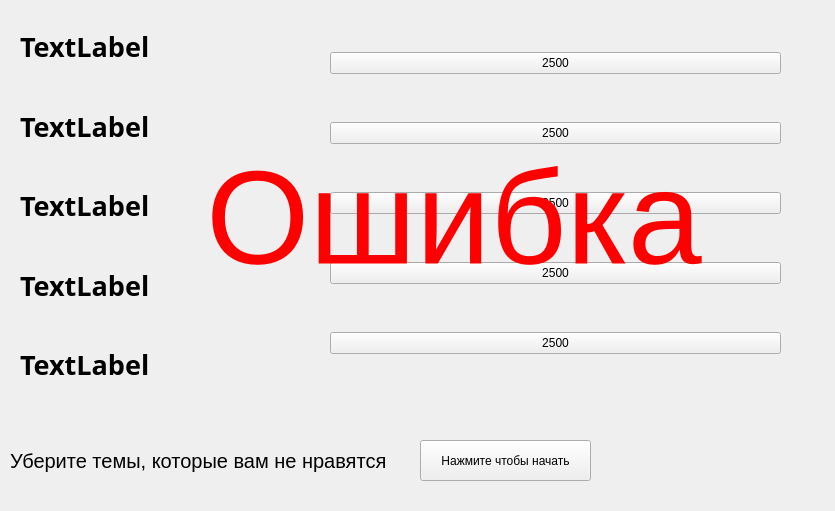
<?xml version="1.0" encoding="UTF-8"?>
<ui version="4.0">
 <class>rules_widget</class>
 <widget class="QWidget" name="rules_widget">
  <property name="geometry">
   <rect>
    <x>0</x>
    <y>0</y>
    <width>835</width>
    <height>511</height>
   </rect>
  </property>
  <property name="windowTitle">
   <string>Form</string>
  </property>
  <widget class="QWidget" name="verticalLayoutWidget">
   <property name="geometry">
    <rect>
     <x>20</x>
     <y>10</y>
     <width>291</width>
     <height>391</height>
    </rect>
   </property>
   <layout class="QVBoxLayout" name="verticalLayout">
    <item>
     <widget class="QLabel" name="theme1">
      <property name="palette">
       <palette>
        <active>
         <colorrole role="Text">
          <brush brushstyle="SolidPattern">
           <color alpha="255">
            <red>188</red>
            <green>170</green>
            <blue>96</blue>
           </color>
          </brush>
         </colorrole>
         <colorrole role="PlaceholderText">
          <brush brushstyle="NoBrush">
           <color alpha="128">
            <red>188</red>
            <green>170</green>
            <blue>96</blue>
           </color>
          </brush>
         </colorrole>
        </active>
        <inactive>
         <colorrole role="Text">
          <brush brushstyle="SolidPattern">
           <color alpha="255">
            <red>188</red>
            <green>170</green>
            <blue>96</blue>
           </color>
          </brush>
         </colorrole>
         <colorrole role="PlaceholderText">
          <brush brushstyle="NoBrush">
           <color alpha="128">
            <red>188</red>
            <green>170</green>
            <blue>96</blue>
           </color>
          </brush>
         </colorrole>
        </inactive>
        <disabled>
         <colorrole role="Text">
          <brush brushstyle="SolidPattern">
           <color alpha="255">
            <red>0</red>
            <green>4</green>
            <blue>75</blue>
           </color>
          </brush>
         </colorrole>
         <colorrole role="PlaceholderText">
          <brush brushstyle="NoBrush">
           <color alpha="128">
            <red>188</red>
            <green>170</green>
            <blue>96</blue>
           </color>
          </brush>
         </colorrole>
        </disabled>
       </palette>
      </property>
      <property name="font">
       <font>
        <family>Candara</family>
        <pointsize>20</pointsize>
        <weight>75</weight>
        <bold>true</bold>
       </font>
      </property>
      <property name="layoutDirection">
       <enum>Qt::LeftToRight</enum>
      </property>
      <property name="text">
       <string>TextLabel</string>
      </property>
      <property name="margin">
       <number>20</number>
      </property>
     </widget>
    </item>
    <item>
     <widget class="QLabel" name="theme2">
      <property name="palette">
       <palette>
        <active>
         <colorrole role="Text">
          <brush brushstyle="SolidPattern">
           <color alpha="255">
            <red>188</red>
            <green>170</green>
            <blue>96</blue>
           </color>
          </brush>
         </colorrole>
         <colorrole role="ButtonText">
          <brush brushstyle="SolidPattern">
           <color alpha="255">
            <red>188</red>
            <green>170</green>
            <blue>96</blue>
           </color>
          </brush>
         </colorrole>
         <colorrole role="PlaceholderText">
          <brush brushstyle="NoBrush">
           <color alpha="128">
            <red>188</red>
            <green>170</green>
            <blue>96</blue>
           </color>
          </brush>
         </colorrole>
        </active>
        <inactive>
         <colorrole role="Text">
          <brush brushstyle="SolidPattern">
           <color alpha="255">
            <red>188</red>
            <green>170</green>
            <blue>96</blue>
           </color>
          </brush>
         </colorrole>
         <colorrole role="ButtonText">
          <brush brushstyle="SolidPattern">
           <color alpha="255">
            <red>188</red>
            <green>170</green>
            <blue>96</blue>
           </color>
          </brush>
         </colorrole>
         <colorrole role="PlaceholderText">
          <brush brushstyle="NoBrush">
           <color alpha="128">
            <red>188</red>
            <green>170</green>
            <blue>96</blue>
           </color>
          </brush>
         </colorrole>
        </inactive>
        <disabled>
         <colorrole role="Text">
          <brush brushstyle="SolidPattern">
           <color alpha="255">
            <red>0</red>
            <green>4</green>
            <blue>75</blue>
           </color>
          </brush>
         </colorrole>
         <colorrole role="ButtonText">
          <brush brushstyle="SolidPattern">
           <color alpha="255">
            <red>0</red>
            <green>4</green>
            <blue>75</blue>
           </color>
          </brush>
         </colorrole>
         <colorrole role="PlaceholderText">
          <brush brushstyle="NoBrush">
           <color alpha="128">
            <red>188</red>
            <green>170</green>
            <blue>96</blue>
           </color>
          </brush>
         </colorrole>
        </disabled>
       </palette>
      </property>
      <property name="font">
       <font>
        <family>Candara</family>
        <pointsize>20</pointsize>
        <weight>75</weight>
        <bold>true</bold>
       </font>
      </property>
      <property name="text">
       <string>TextLabel</string>
      </property>
      <property name="margin">
       <number>20</number>
      </property>
     </widget>
    </item>
    <item>
     <widget class="QLabel" name="theme3">
      <property name="font">
       <font>
        <family>Candara</family>
        <pointsize>20</pointsize>
        <weight>75</weight>
        <bold>true</bold>
       </font>
      </property>
      <property name="text">
       <string>TextLabel</string>
      </property>
      <property name="margin">
       <number>20</number>
      </property>
     </widget>
    </item>
    <item>
     <widget class="QLabel" name="theme4">
      <property name="font">
       <font>
        <family>Candara</family>
        <pointsize>20</pointsize>
        <weight>75</weight>
        <bold>true</bold>
       </font>
      </property>
      <property name="text">
       <string>TextLabel</string>
      </property>
      <property name="margin">
       <number>20</number>
      </property>
     </widget>
    </item>
    <item>
     <widget class="QLabel" name="theme5">
      <property name="font">
       <font>
        <family>Candara</family>
        <pointsize>20</pointsize>
        <weight>75</weight>
        <bold>true</bold>
       </font>
      </property>
      <property name="text">
       <string>TextLabel</string>
      </property>
      <property name="margin">
       <number>20</number>
      </property>
     </widget>
    </item>
   </layout>
  </widget>
  <widget class="QWidget" name="verticalLayoutWidget_2">
   <property name="geometry">
    <rect>
     <x>330</x>
     <y>10</y>
     <width>451</width>
     <height>391</height>
    </rect>
   </property>
   <layout class="QVBoxLayout" name="verticalLayout_2">
    <item>
     <widget class="QPushButton" name="theme2_f">
      <property name="text">
       <string>2500</string>
      </property>
     </widget>
    </item>
    <item>
     <widget class="QPushButton" name="theme1_f">
      <property name="text">
       <string>2500</string>
      </property>
     </widget>
    </item>
    <item>
     <widget class="QPushButton" name="theme3_f">
      <property name="text">
       <string>2500</string>
      </property>
     </widget>
    </item>
    <item>
     <widget class="QPushButton" name="theme4_f">
      <property name="text">
       <string>2500</string>
      </property>
     </widget>
    </item>
    <item>
     <widget class="QPushButton" name="theme5_f">
      <property name="text">
       <string>2500</string>
      </property>
     </widget>
    </item>
   </layout>
  </widget>
  <widget class="QPushButton" name="begin_final">
   <property name="geometry">
    <rect>
     <x>420</x>
     <y>440</y>
     <width>171</width>
     <height>41</height>
    </rect>
   </property>
   <property name="text">
    <string>Нажмите чтобы начать</string>
   </property>
  </widget>
  <widget class="QLabel" name="rule_final">
   <property name="geometry">
    <rect>
     <x>10</x>
     <y>440</y>
     <width>441</width>
     <height>41</height>
    </rect>
   </property>
   <property name="font">
    <font>
     <pointsize>15</pointsize>
    </font>
   </property>
   <property name="text">
    <string>Уберите темы, которые вам не нравятся</string>
   </property>
  </widget>
  <widget class="QLabel" name="error">
   <property name="geometry">
    <rect>
     <x>206</x>
     <y>-8</y>
     <width>511</width>
     <height>451</height>
    </rect>
   </property>
   <property name="palette">
    <palette>
     <active>
      <colorrole role="WindowText">
       <brush brushstyle="SolidPattern">
        <color alpha="255">
         <red>255</red>
         <green>0</green>
         <blue>0</blue>
        </color>
       </brush>
      </colorrole>
     </active>
     <inactive>
      <colorrole role="WindowText">
       <brush brushstyle="SolidPattern">
        <color alpha="255">
         <red>255</red>
         <green>0</green>
         <blue>0</blue>
        </color>
       </brush>
      </colorrole>
     </inactive>
     <disabled>
      <colorrole role="WindowText">
       <brush brushstyle="SolidPattern">
        <color alpha="255">
         <red>120</red>
         <green>120</green>
         <blue>120</blue>
        </color>
       </brush>
      </colorrole>
     </disabled>
    </palette>
   </property>
   <property name="font">
    <font>
     <pointsize>100</pointsize>
    </font>
   </property>
   <property name="text">
    <string>Ошибка</string>
   </property>
  </widget>
 </widget>
 <resources/>
 <connections/>
</ui>
